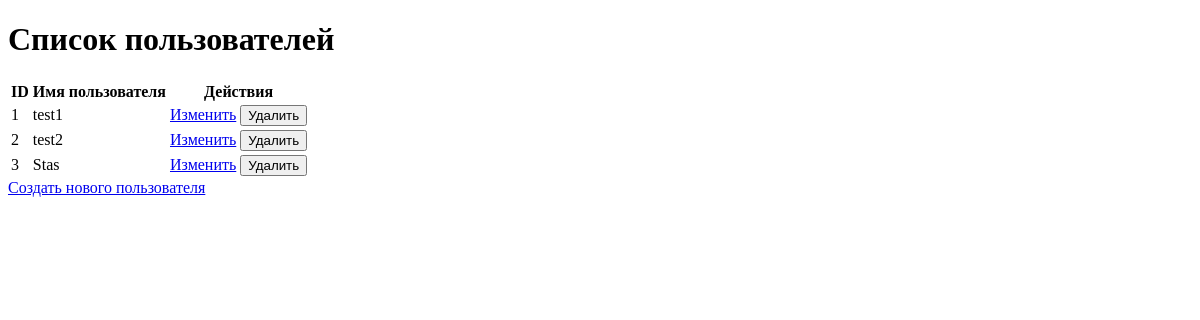
/users, run on an earlier commit of the app's database.
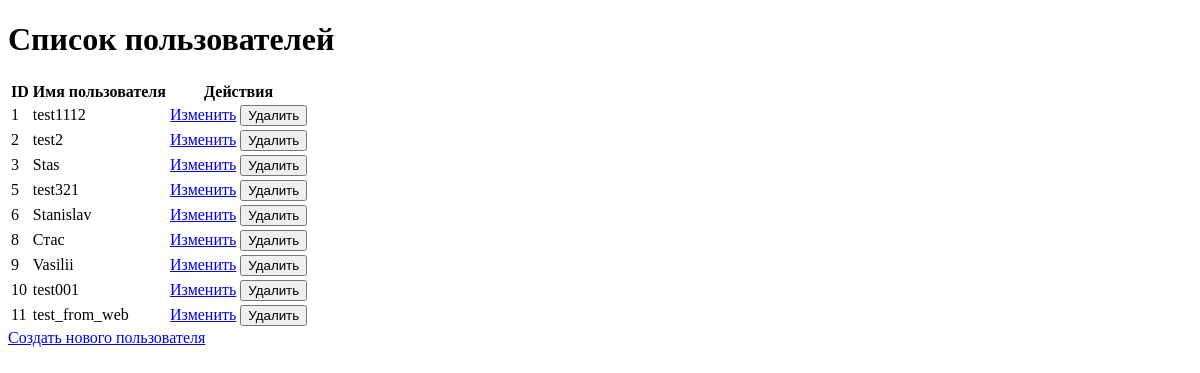
And on a later commit of the database.
### webapp/app.py (models this page shows, shortened)
class User(db.Model):
    id = db.Column(db.Integer, primary_key=True)
    username = db.Column(db.String(100), unique=True, nullable=False)
    password = db.Column(db.String(100), nullable=False)

### webapp/app.py (the view)
@app.route('/users')
def users():
    all_users = User.query.all()
    return render_template('users.html', users=all_users)

### webapp/templates/users.html (shortened to what this page needs)
<!DOCTYPE html>
<html>
<head>
</head>
<body>
    <h1>Список пользователей</h1>
    <table>
        <tr>
            <th>ID</th>
            <th>Имя пользователя</th>
            <th>Действия</th>
        </tr>
        {% for user in users %}
        <tr>
            <td>{{ user.id }}</td>
            <td>{{ user.username }}</td>
            <td>
                <a href="{{ url_for('update_user', user_id=user.id) }}">Изменить</a>
                <form action="{{ url_for('delete_user', user_id=user.id) }}" method="POST" style="display: inline;">
                    <button type="submit">Удалить</button>
                </form>
            </td>
        </tr>
        {% endfor %}
    </table>
    <a href="{{ url_for('create_user') }}">Создать нового пользователя</a>
</body>
</html>

What changed in the data, as far as the page shows it:
changed User id 1: username "test1" → "test1112"
added User: id "5", username "test321"
added User: id "6", username "Stanislav"
added User: id "8", username "Стас"
added User: id "9", username "Vasilii"
added User: id "10", username "test001"
added User: id "11", username "test_from_web"
